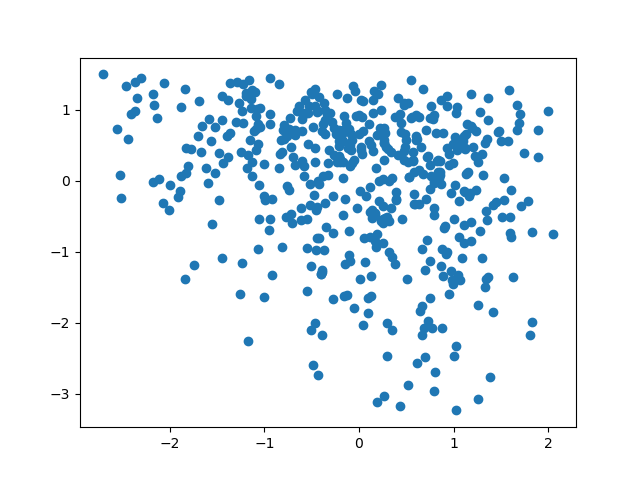

Recreate this plot in Python.
'''
@article{Tanabe_2020,
	author = {Ryoji Tanabe and Hisao Ishibuchi},
	title = {An easy-to-use real-world multi-objective optimization problem suite},
	year = 2020,
	journal = {Applied Soft Computing}
    github = https://github.com/ryojitanabe/reproblems
}
'''


import os

import numpy as np
import matplotlib.pyplot as plt
from scipy.stats.qmc import Sobol
from sklearn.preprocessing import StandardScaler


def get_delta_90(mu):
    n = mu.shape[0]
    Delta = np.zeros(n)
    for i in range(n):
        vi = mu[i, :].reshape(1, -1)
        difs = mu - vi
        difs[difs < 0] = 0
        smallmij = np.min(difs, axis=1)
        Delta[i] = np.max(smallmij)

    return Delta.reshape(-1,1)

SOBOL = True

def disc_brake(X):
    t1 = (np.power(X[:, 1], 2) - np.power(X[:, 0], 2))
    f1 = 4.90 * 1e-5 * t1 * (X[:, 3] - 1)
    f2 = 9.82 * 1e+6 * (t1 / (X[:, 2] * X[:, 3] *  (np.power(X[:, 1], 3) - np.power(X[:, 0], 3))))
    
    # Minimize both objectives
    Y = np.stack([-f1, -f2], axis=1)
    return Y


if __name__ == "__main__":
    np.random.seed(0)

    input_bounds = np.array([
        [55, 80],
        [75, 110],
        [1000, 3000],
        [11, 20],
    ])

    sample_count = 500

    if SOBOL:
        sampler = Sobol(4, scramble=False)
        sampler.fast_forward(np.random.randint(sample_count))
        samples = sampler.random(sample_count)

        for i, (l, u) in enumerate(input_bounds):
            samples[:, i] = samples[:, i] * (u - l) + l
        
        X = samples
    else:
        sample_count = sample_count
        Xi = []
        for l, u in input_bounds:
            Xi.append(np.random.rand(sample_count) * (u - l) + l)
        
        X = np.stack(Xi, axis=1)

    Y = disc_brake(X)

    np.save("brake500.npy", np.hstack((X, Y)))

    input_scaler = StandardScaler()
    X_scaled = input_scaler.fit_transform(X)
    output_scaler = StandardScaler()
    Y_scaled = output_scaler.fit_transform(Y)

    delta = get_delta_90(Y_scaled)
    print(sorted(delta[np.nonzero(delta)])[:5])
    print("Avg. gap:", np.mean(delta[np.nonzero(delta)]))
    print()

    plt.scatter(Y_scaled[:, 0], Y_scaled[:, 1])
    plt.savefig("brake.png")
